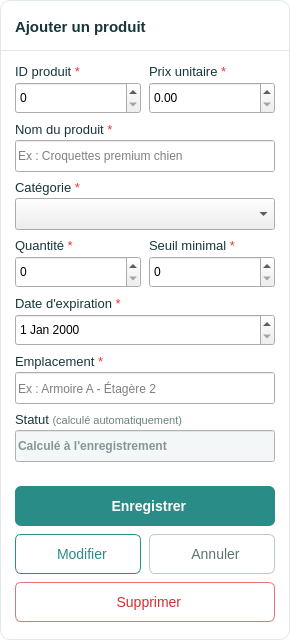
                   <widget class="QFrame" name="frameFormulaireStock">
                    <property name="minimumSize">
                     <size>
                      <width>290</width>
                      <height>640</height>
                     </size>
                    </property>
                    <property name="maximumSize">
                     <size>
                      <width>290</width>
                      <height>640</height>
                     </size>
                    </property>
                    <property name="styleSheet">
                     <string>.QFrame { background-color:white; border:1px solid #E0E8E8; border-radius:10px; }</string>
                    </property>
                    <widget class="QLabel" name="lblFormTitreStock">
                     <property name="geometry">
                      <rect>
                       <x>15</x>
                       <y>14</y>
                       <width>260</width>
                       <height>26</height>
                      </rect>
                     </property>
                     <property name="styleSheet">
                      <string>color:#17363A;font-size:15px;font-weight:bold;</string>
                     </property>
                     <property name="text">
                      <string>Ajouter un produit</string>
                     </property>
                    </widget>
                    <widget class="QLabel" name="lblSeparateurStock">
                     <property name="geometry">
                      <rect>
                       <x>0</x>
                       <y>50</y>
                       <width>290</width>
                       <height>1</height>
                      </rect>
                     </property>
                     <property name="styleSheet">
                      <string>background:#E0E8E8;</string>
                     </property>
                     <property name="text">
                      <string/>
                     </property>
                    </widget>
                    <widget class="QLabel" name="lblIdStock">
                     <property name="geometry">
                      <rect>
                       <x>15</x>
                       <y>62</y>
                       <width>126</width>
                       <height>20</height>
                      </rect>
                     </property>
                     <property name="styleSheet">
                      <string>color:#17363A; font-size:13px;</string>
                     </property>
                     <property name="text">
                      <string>ID produit &lt;span style=&quot;color:#E53935&quot;&gt;*&lt;/span&gt;</string>
                     </property>
                     <property name="textFormat">
                      <enum>Qt::TextFormat::RichText</enum>
                     </property>
                    </widget>
                    <widget class="QSpinBox" name="spinIdStock">
                     <property name="geometry">
                      <rect>
                       <x>15</x>
                       <y>82</y>
                       <width>126</width>
                       <height>32</height>
                      </rect>
                     </property>
                     <property name="toolTip">
                      <string>Identifiant unique du produit (clé primaire IDPRODUIT)</string>
                     </property>
                    </widget>
                    <widget class="QLabel" name="lblPrixStock">
                     <property name="geometry">
                      <rect>
                       <x>149</x>
                       <y>62</y>
                       <width>126</width>
                       <height>20</height>
                      </rect>
                     </property>
                     <property name="styleSheet">
                      <string>color:#17363A; font-size:13px;</string>
                     </property>
                     <property name="text">
                      <string>Prix unitaire &lt;span style=&quot;color:#E53935&quot;&gt;*&lt;/span&gt;</string>
                     </property>
                     <property name="textFormat">
                      <enum>Qt::TextFormat::RichText</enum>
                     </property>
                    </widget>
                    <widget class="QDoubleSpinBox" name="spinPrixStock">
                     <property name="geometry">
                      <rect>
                       <x>149</x>
                       <y>82</y>
                       <width>126</width>
                       <height>32</height>
                      </rect>
                     </property>
                    </widget>
                    <widget class="QLabel" name="lblNomStock">
                     <property name="geometry">
                      <rect>
                       <x>15</x>
                       <y>120</y>
                       <width>260</width>
                       <height>20</height>
                      </rect>
                     </property>
                     <property name="styleSheet">
                      <string>color:#17363A; font-size:13px;</string>
                     </property>
                     <property name="text">
                      <string>Nom du produit &lt;span style=&quot;color:#E53935&quot;&gt;*&lt;/span&gt;</string>
                     </property>
                     <property name="textFormat">
                      <enum>Qt::TextFormat::RichText</enum>
                     </property>
                    </widget>
                    <widget class="QLineEdit" name="txtNomStock">
                     <property name="geometry">
                      <rect>
                       <x>15</x>
                       <y>140</y>
                       <width>260</width>
                       <height>32</height>
                      </rect>
                     </property>
                     <property name="placeholderText">
                      <string>Ex : Croquettes premium chien</string>
                     </property>
                    </widget>
                    <widget class="QLabel" name="lblCategorieStock">
                     <property name="geometry">
                      <rect>
                       <x>15</x>
                       <y>178</y>
                       <width>260</width>
                       <height>20</height>
                      </rect>
                     </property>
                     <property name="styleSheet">
                      <string>color:#17363A; font-size:13px;</string>
                     </property>
                     <property name="text">
                      <string>Catégorie &lt;span style=&quot;color:#E53935&quot;&gt;*&lt;/span&gt;</string>
                     </property>
                     <property name="textFormat">
                      <enum>Qt::TextFormat::RichText</enum>
                     </property>
                    </widget>
                    <widget class="QComboBox" name="cmbCategorieStock">
                     <property name="geometry">
                      <rect>
                       <x>15</x>
                       <y>198</y>
                       <width>260</width>
                       <height>32</height>
                      </rect>
                     </property>
                     <property name="cursor">
                      <cursorShape>PointingHandCursor</cursorShape>
                     </property>
                    </widget>
                    <widget class="QLabel" name="lblQuantiteStock">
                     <property name="geometry">
                      <rect>
                       <x>15</x>
                       <y>236</y>
                       <width>126</width>
                       <height>20</height>
                      </rect>
                     </property>
                     <property name="styleSheet">
                      <string>color:#17363A; font-size:13px;</string>
                     </property>
                     <property name="text">
                      <string>Quantité &lt;span style=&quot;color:#E53935&quot;&gt;*&lt;/span&gt;</string>
                     </property>
                     <property name="textFormat">
                      <enum>Qt::TextFormat::RichText</enum>
                     </property>
                    </widget>
                    <widget class="QSpinBox" name="spinQuantiteStock">
                     <property name="geometry">
                      <rect>
                       <x>15</x>
                       <y>256</y>
                       <width>126</width>
                       <height>32</height>
                      </rect>
                     </property>
                    </widget>
                    <widget class="QLabel" name="lblSeuilStock">
                     <property name="geometry">
                      <rect>
                       <x>149</x>
                       <y>236</y>
                       <width>126</width>
                       <height>20</height>
                      </rect>
                     </property>
                     <property name="styleSheet">
                      <string>color:#17363A; font-size:13px;</string>
                     </property>
                     <property name="text">
                      <string>Seuil minimal &lt;span style=&quot;color:#E53935&quot;&gt;*&lt;/span&gt;</string>
                     </property>
                     <property name="textFormat">
                      <enum>Qt::TextFormat::RichText</enum>
                     </property>
                    </widget>
                    <widget class="QSpinBox" name="spinSeuilStock">
                     <property name="geometry">
                      <rect>
                       <x>149</x>
                       <y>256</y>
                       <width>126</width>
                       <height>32</height>
                      </rect>
                     </property>
                    </widget>
                    <widget class="QLabel" name="lblDateStock">
                     <property name="geometry">
                      <rect>
                       <x>15</x>
                       <y>294</y>
                       <width>260</width>
                       <height>20</height>
                      </rect>
                     </property>
                     <property name="styleSheet">
                      <string>color:#17363A; font-size:13px;</string>
                     </property>
                     <property name="text">
                      <string>Date d'expiration &lt;span style=&quot;color:#E53935&quot;&gt;*&lt;/span&gt;</string>
                     </property>
                     <property name="textFormat">
                      <enum>Qt::TextFormat::RichText</enum>
                     </property>
                    </widget>
                    <widget class="QDateEdit" name="dateExpirationStock">
                     <property name="geometry">
                      <rect>
                       <x>15</x>
                       <y>314</y>
                       <width>260</width>
                       <height>32</height>
                      </rect>
                     </property>
                     <property name="cursor">
                      <cursorShape>PointingHandCursor</cursorShape>
                     </property>
                    </widget>
                    <widget class="QLabel" name="lblEmplacementStock">
                     <property name="geometry">
                      <rect>
                       <x>15</x>
                       <y>352</y>
                       <width>260</width>
                       <height>20</height>
                      </rect>
                     </property>
                     <property name="styleSheet">
                      <string>color:#17363A; font-size:13px;</string>
                     </property>
                     <property name="text">
                      <string>Emplacement &lt;span style=&quot;color:#E53935&quot;&gt;*&lt;/span&gt;</string>
                     </property>
                     <property name="textFormat">
                      <enum>Qt::TextFormat::RichText</enum>
                     </property>
                    </widget>
                    <widget class="QLineEdit" name="txtEmplacementStock">
                     <property name="geometry">
                      <rect>
                       <x>15</x>
                       <y>372</y>
                       <width>260</width>
                       <height>32</height>
                      </rect>
                     </property>
                     <property name="placeholderText">
                      <string>Ex : Armoire A - Étagère 2</string>
                     </property>
                    </widget>
                    <widget class="QLabel" name="lblStatutStock">
                     <property name="geometry">
                      <rect>
                       <x>15</x>
                       <y>410</y>
                       <width>260</width>
                       <height>20</height>
                      </rect>
                     </property>
                     <property name="styleSheet">
                      <string>color:#17363A; font-size:13px;</string>
                     </property>
                     <property name="text">
                      <string>Statut &lt;span style=&quot;color:#6B8080; font-size:11px&quot;&gt;(calculé automatiquement)&lt;/span&gt;</string>
                     </property>
                     <property name="textFormat">
                      <enum>Qt::TextFormat::RichText</enum>
                     </property>
                    </widget>
                    <widget class="QLineEdit" name="txtStatutStock">
                     <property name="geometry">
                      <rect>
                       <x>15</x>
                       <y>430</y>
                       <width>260</width>
                       <height>32</height>
                      </rect>
                     </property>
                     <property name="focusPolicy">
                      <enum>Qt::FocusPolicy::NoFocus</enum>
                     </property>
                     <property name="styleSheet">
                      <string>QLineEdit { background:#F4F7F7; color:#17363A; font-weight:bold; }</string>
                     </property>
                     <property name="readOnly">
                      <bool>true</bool>
                     </property>
                     <property name="placeholderText">
                      <string>Calculé à l'enregistrement</string>
                     </property>
                    </widget>
                    <widget class="QPushButton" name="btnEnregistrerStock">
                     <property name="geometry">
                      <rect>
                       <x>15</x>
                       <y>486</y>
                       <width>260</width>
                       <height>40</height>
                      </rect>
                     </property>
                     <property name="cursor">
                      <cursorShape>PointingHandCursor</cursorShape>
                     </property>
                     <property name="styleSheet">
                      <string>QPushButton { background-color:#2A8C86; color:white; border:none; border-radius:6px; font-size:14px; font-weight:bold; }
QPushButton:hover { background-color:#237872; }
QPushButton:disabled { background-color:#B7D3D1; color:white; }</string>
                     </property>
                     <property name="text">
                      <string>  Enregistrer</string>
                     </property>
                     <property name="icon">
                      <iconset resource="ressources.qrc">
                       <normaloff>:/icones/save_white.png</normaloff>:/icones/save_white.png</iconset>
                     </property>
                     <property name="iconSize">
                      <size>
                       <width>18</width>
                       <height>18</height>
                      </size>
                     </property>
                    </widget>
                    <widget class="QPushButton" name="btnModifierStock">
                     <property name="geometry">
                      <rect>
                       <x>15</x>
                       <y>534</y>
                       <width>126</width>
                       <height>40</height>
                      </rect>
                     </property>
                     <property name="cursor">
                      <cursorShape>PointingHandCursor</cursorShape>
                     </property>
                     <property name="styleSheet">
                      <string>QPushButton { background:white; color:#2A8C86; border:1px solid #2A8C86; border-radius:6px; font-size:14px; }
QPushButton:hover { background-color:#E6F2F1; }
QPushButton:disabled { color:#A9B8B8; border:1px solid #D5E0E0; background:#F4F7F7; }</string>
                     </property>
                     <property name="text">
                      <string>  Modifier</string>
                     </property>
                     <property name="icon">
                      <iconset resource="ressources.qrc">
                       <normaloff>:/icones/pencil_teal.png</normaloff>:/icones/pencil_teal.png</iconset>
                     </property>
                     <property name="iconSize">
                      <size>
                       <width>18</width>
                       <height>18</height>
                      </size>
                     </property>
                    </widget>
                    <widget class="QPushButton" name="btnAnnulerStock">
                     <property name="geometry">
                      <rect>
                       <x>149</x>
                       <y>534</y>
                       <width>126</width>
                       <height>40</height>
                      </rect>
                     </property>
                     <property name="cursor">
                      <cursorShape>PointingHandCursor</cursorShape>
                     </property>
                     <property name="toolTip">
                      <string>Annuler la modification et vider le formulaire</string>
                     </property>
                     <property name="styleSheet">
                      <string>QPushButton { background:white; color:#5F7373; border:1px solid #B9C9C9; border-radius:6px; font-size:14px; }
QPushButton:hover { background-color:#F0F4F4; }
QPushButton:disabled { color:#A9B8B8; border:1px solid #D5E0E0; background:#F4F7F7; }</string>
                     </property>
                     <property name="text">
                      <string>  Annuler</string>
                     </property>
                     <property name="icon">
                      <iconset resource="ressources.qrc">
                       <normaloff>:/icones/croix_grey.png</normaloff>:/icones/croix_grey.png</iconset>
                     </property>
                     <property name="iconSize">
                      <size>
                       <width>14</width>
                       <height>14</height>
                      </size>
                     </property>
                    </widget>
                    <widget class="QPushButton" name="btnSupprimerStock">
                     <property name="geometry">
                      <rect>
                       <x>15</x>
                       <y>582</y>
                       <width>260</width>
                       <height>40</height>
                      </rect>
                     </property>
                     <property name="cursor">
                      <cursorShape>PointingHandCursor</cursorShape>
                     </property>
                     <property name="styleSheet">
                      <string>QPushButton { background:white; color:#D32F2F; border:1px solid #E57373; border-radius:6px; font-size:14px; }
QPushButton:hover { background-color:#FDECEC; }</string>
                     </property>
                     <property name="text">
                      <string>  Supprimer</string>
                     </property>
                     <property name="icon">
                      <iconset resource="ressources.qrc">
                       <normaloff>:/icones/trash_red.png</normaloff>:/icones/trash_red.png</iconset>
                     </property>
                     <property name="iconSize">
                      <size>
                       <width>18</width>
                       <height>18</height>
                      </size>
                     </property>
                    </widget>
                   </widget>
